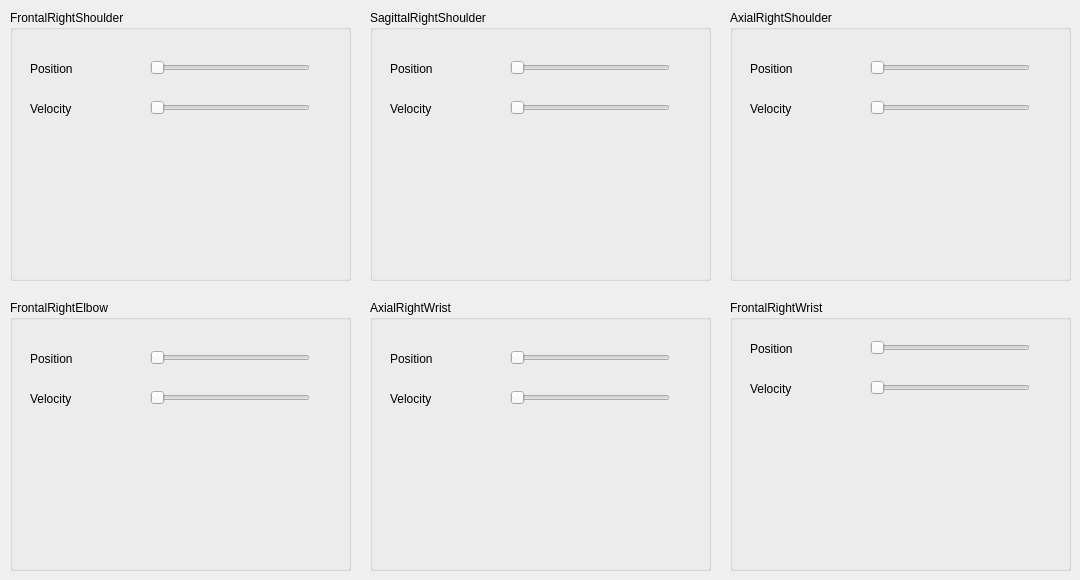
    <widget class="QWidget" name="rightArm_tab">
     <attribute name="title">
      <string>/rightArm</string>
     </attribute>
     <widget class="QGroupBox" name="frontalRightShoulder_groupBox">
      <property name="geometry">
       <rect>
        <x>10</x>
        <y>10</y>
        <width>341</width>
        <height>271</height>
       </rect>
      </property>
      <property name="title">
       <string>FrontalRightShoulder</string>
      </property>
      <widget class="QLabel" name="velocityFrontalRightShoulder_label">
       <property name="geometry">
        <rect>
         <x>20</x>
         <y>90</y>
         <width>67</width>
         <height>17</height>
        </rect>
       </property>
       <property name="text">
        <string>Velocity</string>
       </property>
      </widget>
      <widget class="QSlider" name="positionFrontalRightShoulder_slider">
       <property name="geometry">
        <rect>
         <x>140</x>
         <y>50</y>
         <width>160</width>
         <height>16</height>
        </rect>
       </property>
       <property name="orientation">
        <enum>Qt::Horizontal</enum>
       </property>
      </widget>
      <widget class="QSlider" name="velocityFrontalRightShoulder_slider">
       <property name="geometry">
        <rect>
         <x>140</x>
         <y>90</y>
         <width>160</width>
         <height>16</height>
        </rect>
       </property>
       <property name="orientation">
        <enum>Qt::Horizontal</enum>
       </property>
      </widget>
      <widget class="QLabel" name="positionFrontalRightShoulder_label">
       <property name="geometry">
        <rect>
         <x>20</x>
         <y>50</y>
         <width>67</width>
         <height>17</height>
        </rect>
       </property>
       <property name="text">
        <string>Position</string>
       </property>
      </widget>
     </widget>
     <widget class="QGroupBox" name="sagittalRightShoulder_groupBox">
      <property name="geometry">
       <rect>
        <x>370</x>
        <y>10</y>
        <width>341</width>
        <height>271</height>
       </rect>
      </property>
      <property name="title">
       <string>SagittalRightShoulder</string>
      </property>
      <widget class="QLabel" name="velocitySagittalRightShoulder_label">
       <property name="geometry">
        <rect>
         <x>20</x>
         <y>90</y>
         <width>67</width>
         <height>17</height>
        </rect>
       </property>
       <property name="text">
        <string>Velocity</string>
       </property>
      </widget>
      <widget class="QSlider" name="positionSagittalRightShoulder_slider">
       <property name="geometry">
        <rect>
         <x>140</x>
         <y>50</y>
         <width>160</width>
         <height>16</height>
        </rect>
       </property>
       <property name="orientation">
        <enum>Qt::Horizontal</enum>
       </property>
      </widget>
      <widget class="QSlider" name="velocitySagittalRightShoulder_slider">
       <property name="geometry">
        <rect>
         <x>140</x>
         <y>90</y>
         <width>160</width>
         <height>16</height>
        </rect>
       </property>
       <property name="orientation">
        <enum>Qt::Horizontal</enum>
       </property>
      </widget>
      <widget class="QLabel" name="positionSagittalRightShoulder_label">
       <property name="geometry">
        <rect>
         <x>20</x>
         <y>50</y>
         <width>67</width>
         <height>17</height>
        </rect>
       </property>
       <property name="text">
        <string>Position</string>
       </property>
      </widget>
     </widget>
     <widget class="QGroupBox" name="axialRightShoulder_groupBox">
      <property name="geometry">
       <rect>
        <x>730</x>
        <y>10</y>
        <width>341</width>
        <height>271</height>
       </rect>
      </property>
      <property name="title">
       <string>AxialRightShoulder</string>
      </property>
      <widget class="QLabel" name="velocityAxialRightShoulder_label">
       <property name="geometry">
        <rect>
         <x>20</x>
         <y>90</y>
         <width>67</width>
         <height>17</height>
        </rect>
       </property>
       <property name="text">
        <string>Velocity</string>
       </property>
      </widget>
      <widget class="QSlider" name="positionAxialRightShoulder_slider">
       <property name="geometry">
        <rect>
         <x>140</x>
         <y>50</y>
         <width>160</width>
         <height>16</height>
        </rect>
       </property>
       <property name="orientation">
        <enum>Qt::Horizontal</enum>
       </property>
      </widget>
      <widget class="QLabel" name="positionAxialRightShoulder_label">
       <property name="geometry">
        <rect>
         <x>20</x>
         <y>50</y>
         <width>67</width>
         <height>17</height>
        </rect>
       </property>
       <property name="text">
        <string>Position</string>
       </property>
      </widget>
      <widget class="QSlider" name="velocityAxialRightShoulder_slider">
       <property name="geometry">
        <rect>
         <x>140</x>
         <y>90</y>
         <width>160</width>
         <height>16</height>
        </rect>
       </property>
       <property name="orientation">
        <enum>Qt::Horizontal</enum>
       </property>
      </widget>
     </widget>
     <widget class="QGroupBox" name="frontalRightElbow_groupBox">
      <property name="geometry">
       <rect>
        <x>10</x>
        <y>300</y>
        <width>341</width>
        <height>271</height>
       </rect>
      </property>
      <property name="title">
       <string>FrontalRightElbow</string>
      </property>
      <widget class="QLabel" name="velocityFrontalRightElbow_label">
       <property name="geometry">
        <rect>
         <x>20</x>
         <y>90</y>
         <width>67</width>
         <height>17</height>
        </rect>
       </property>
       <property name="text">
        <string>Velocity</string>
       </property>
      </widget>
      <widget class="QLabel" name="positionFrontalRightElbow_label">
       <property name="geometry">
        <rect>
         <x>20</x>
         <y>50</y>
         <width>67</width>
         <height>17</height>
        </rect>
       </property>
       <property name="text">
        <string>Position</string>
       </property>
      </widget>
      <widget class="QSlider" name="velocityFrontalRightElbow_slider">
       <property name="geometry">
        <rect>
         <x>140</x>
         <y>90</y>
         <width>160</width>
         <height>16</height>
        </rect>
       </property>
       <property name="orientation">
        <enum>Qt::Horizontal</enum>
       </property>
      </widget>
      <widget class="QSlider" name="positionFrontalRightElbow_slider">
       <property name="geometry">
        <rect>
         <x>140</x>
         <y>50</y>
         <width>160</width>
         <height>16</height>
        </rect>
       </property>
       <property name="orientation">
        <enum>Qt::Horizontal</enum>
       </property>
      </widget>
     </widget>
     <widget class="QGroupBox" name="axialRightWrist_groupBox">
      <property name="geometry">
       <rect>
        <x>370</x>
        <y>300</y>
        <width>341</width>
        <height>271</height>
       </rect>
      </property>
      <property name="title">
       <string>AxialRightWrist</string>
      </property>
      <widget class="QLabel" name="velocityAxialRightWrist_label">
       <property name="geometry">
        <rect>
         <x>20</x>
         <y>90</y>
         <width>67</width>
         <height>17</height>
        </rect>
       </property>
       <property name="text">
        <string>Velocity</string>
       </property>
      </widget>
      <widget class="QLabel" name="positionAxialRightWrist_label">
       <property name="geometry">
        <rect>
         <x>20</x>
         <y>50</y>
         <width>67</width>
         <height>17</height>
        </rect>
       </property>
       <property name="text">
        <string>Position</string>
       </property>
      </widget>
      <widget class="QSlider" name="positionAxialRightWrist_slider">
       <property name="geometry">
        <rect>
         <x>140</x>
         <y>50</y>
         <width>160</width>
         <height>16</height>
        </rect>
       </property>
       <property name="orientation">
        <enum>Qt::Horizontal</enum>
       </property>
      </widget>
      <widget class="QSlider" name="velocityAxialRightWrist_slider">
       <property name="geometry">
        <rect>
         <x>140</x>
         <y>90</y>
         <width>160</width>
         <height>16</height>
        </rect>
       </property>
       <property name="orientation">
        <enum>Qt::Horizontal</enum>
       </property>
      </widget>
     </widget>
     <widget class="QGroupBox" name="frontalRightWrist_groupBox">
      <property name="geometry">
       <rect>
        <x>730</x>
        <y>300</y>
        <width>341</width>
        <height>271</height>
       </rect>
      </property>
      <property name="title">
       <string>FrontalRightWrist</string>
      </property>
      <widget class="QLabel" name="velocityFrontalRightWrist_label">
       <property name="geometry">
        <rect>
         <x>20</x>
         <y>80</y>
         <width>67</width>
         <height>17</height>
        </rect>
       </property>
       <property name="text">
        <string>Velocity</string>
       </property>
      </widget>
      <widget class="QLabel" name="positionFrontalRightWrist_label">
       <property name="geometry">
        <rect>
         <x>20</x>
         <y>40</y>
         <width>67</width>
         <height>17</height>
        </rect>
       </property>
       <property name="text">
        <string>Position</string>
       </property>
      </widget>
      <widget class="QSlider" name="positionFrontalRightWrist_slider">
       <property name="geometry">
        <rect>
         <x>140</x>
         <y>40</y>
         <width>160</width>
         <height>16</height>
        </rect>
       </property>
       <property name="orientation">
        <enum>Qt::Horizontal</enum>
       </property>
      </widget>
      <widget class="QSlider" name="velocityFrontalRightWrist_slider">
       <property name="geometry">
        <rect>
         <x>140</x>
         <y>80</y>
         <width>160</width>
         <height>16</height>
        </rect>
       </property>
       <property name="orientation">
        <enum>Qt::Horizontal</enum>
       </property>
      </widget>
     </widget>
    </widget>
